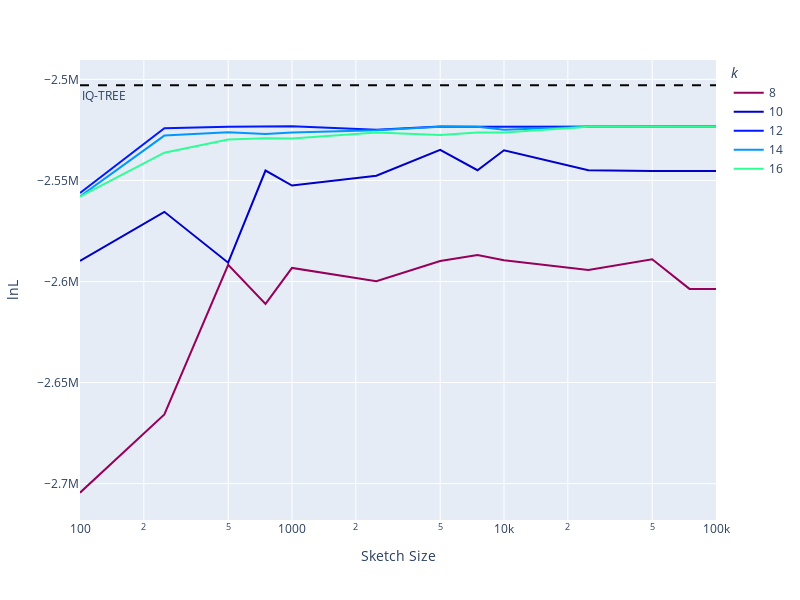

Write notebook code for a chart like this one.
### Code cell
fig = make_likelihood_vs_k()
fig.show()
# write_pdf(fig, project_path.FIG_DIR / "likelihood_vs_ss_for_k.pdf")

### Figure 1 — Plotly figure (JSON) as saved in the notebook; plotly's stock layout.template omitted (floating-point values rounded to 4 significant figures)
{"data": [{"hovertemplate": "<i>k</i>=8<br>Sketch Size=%{x}<br>lnL=%{y}<extra></extra>", "legendgroup": "8", "line": {"color": "rgb(150,0,90)", "dash": "solid"}, "marker": {"symbol": "circle"}, "mode": "lines", "name": "8", "orientation": "v", "showlegend": true, "type": "scatter", "x": [100, 250, 500, 750, 1000, 2500, 5000, 7500, 10000, 25000, 50000, 75000, 100000], "xaxis": "x", "y": [-2704000.0, -2666000.0, -2592000.0, -2611000.0, -2593000.0, -2600000.0, -2590000.0, -2587000.0, -2590000.0, -2594000.0, -2589000.0, -2604000.0, -2604000.0], "yaxis": "y"}, {"hovertemplate": "<i>k</i>=10<br>Sketch Size=%{x}<br>lnL=%{y}<extra></extra>", "legendgroup": "10", "line": {"color": "rgb(0,0,200)", "dash": "solid"}, "marker": {"symbol": "circle"}, "mode": "lines", "name": "10", "orientation": "v", "showlegend": true, "type": "scatter", "x": [100, 250, 500, 750, 1000, 2500, 5000, 7500, 10000, 25000, 50000, 75000, 100000], "xaxis": "x", "y": [-2590000.0, -2566000.0, -2591000.0, -2545000.0, -2553000.0, -2548000.0, -2535000.0, -2545000.0, -2535000.0, -2545000.0, -2545000.0, -2545000.0, -2545000.0], "yaxis": "y"}, {"hovertemplate": "<i>k</i>=12<br>Sketch Size=%{x}<br>lnL=%{y}<extra></extra>", "legendgroup": "12", "line": {"color": "rgb(0,25,255)", "dash": "solid"}, "marker": {"symbol": "circle"}, "mode": "lines", "name": "12", "orientation": "v", "showlegend": true, "type": "scatter", "x": [100, 250, 500, 750, 1000, 2500, 5000, 7500, 10000, 25000, 50000, 75000, 100000], "xaxis": "x", "y": [-2556000.0, -2524000.0, -2523000.0, -2523000.0, -2523000.0, -2525000.0, -2523000.0, -2523000.0, -2523000.0, -2523000.0, -2523000.0, -2523000.0, -2523000.0], "yaxis": "y"}, {"hovertemplate": "<i>k</i>=14<br>Sketch Size=%{x}<br>lnL=%{y}<extra></extra>", "legendgroup": "14", "line": {"color": "rgb(0,152,255)", "dash": "solid"}, "marker": {"symbol": "circle"}, "mode": "lines", "name": "14", "orientation": "v", "showlegend": true, "type": "scatter", "x": [100, 250, 500, 750, 1000, 2500, 5000, 7500, 10000, 25000, 50000, 75000, 100000], "xaxis": "x", "y": [-2558000.0, -2528000.0, -2526000.0, -2527000.0, -2526000.0, -2525000.0, -2523000.0, -2523000.0, -2525000.0, -2523000.0, -2523000.0, -2523000.0, -2523000.0], "yaxis": "y"}, {"hovertemplate": "<i>k</i>=16<br>Sketch Size=%{x}<br>lnL=%{y}<extra></extra>", "legendgroup": "16", "line": {"color": "rgb(44,255,150)", "dash": "solid"}, "marker": {"symbol": "circle"}, "mode": "lines", "name": "16", "orientation": "v", "showlegend": true, "type": "scatter", "x": [100, 250, 500, 750, 1000, 2500, 5000, 7500, 10000, 25000, 50000, 75000, 100000], "xaxis": "x", "y": [-2558000.0, -2536000.0, -2530000.0, -2529000.0, -2529000.0, -2526000.0, -2528000.0, -2526000.0, -2526000.0, -2523000.0, -2523000.0, -2523000.0, -2523000.0], "yaxis": "y"}], "layout": {"annotations": [{"showarrow": false, "text": "IQ-TREE", "x": 0, "xanchor": "left", "xref": "x domain", "y": -2503000.0, "yanchor": "top", "yref": "y"}], "height": 600, "legend": {"title": {"text": "<i>k</i>"}, "tracegroupgap": 0}, "margin": {"t": 60}, "shapes": [{"line": {"color": "black", "dash": "dash"}, "type": "line", "x0": 0, "x1": 1, "xref": "x domain", "y0": -2503000.0, "y1": -2503000.0, "yref": "y"}], "width": 800, "xaxis": {"anchor": "y", "domain": [0, 1], "title": {"text": "Sketch Size"}, "type": "log"}, "yaxis": {"anchor": "x", "autorange": false, "domain": [0, 1], "range": [-2718000.0, -2490000.0], "title": {"text": "lnL"}}}}
